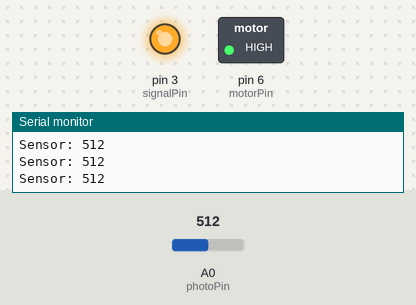
Bench run of a sketch on a simulated Arduino Uno, built with avr-gcc and run on an emulated ATmega328P. On the bench: switched loads named in the sketch (green lamp = pin HIGH), output pins drawn as LEDs (lit = HIGH), the last lines printed to the serial monitor. Inputs (shaded band) come from the test bench; at power-on: A0 (photoPin) = 512.

Above: at 1.2 s.
1.3 s: A0 (photoPin) set to 5
2.8 s: A0 (photoPin) set to 2
At 13.5 s:
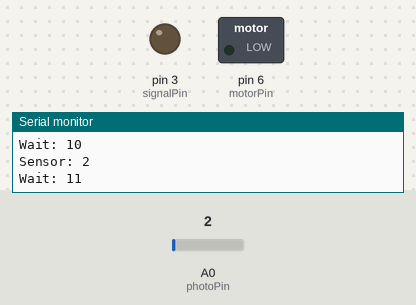
Timing chart, 0 to 14.4 s (numbered marks = the images above; inputs shaded):
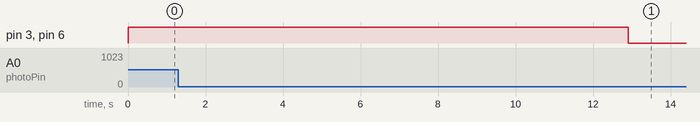

Measured:
- the behaviour switches between 4 and 3 on A0 (photoPin) (found by bisection; images 0 and 1)
- after the input at 2.8 s, pin 3 (signalPin), pin 6 (motorPin): HIGH → LOW after 10.1 s

The sketch:

TEROTORNI.ino
```cpp
int motorPin = 6;
int photoPin = A0;
int signalPin = 3;
int photoValue;
int wait = 0;

void setup()
{
  pinMode(motorPin, OUTPUT);
  pinMode(signalPin, OUTPUT);
  pinMode(photoPin, INPUT);
  digitalWrite(motorPin, LOW);
  Serial.begin(9600);
}

void loop() {
  photoValue = analogRead(photoPin);
  Serial.print("Sensor: ");
  Serial.println(photoValue);

  if (photoValue > 3) {
  	digitalWrite(motorPin, HIGH);
    digitalWrite(signalPin, HIGH);
  } else {
    wait++;
    Serial.print("Wait: ");
    Serial.println(wait);
  }

  //Change colors in the leds
  if (wait > 200) {
    digitalWrite(motorPin, LOW);
    digitalWrite(signalPin, LOW);
    wait = 0;
  }
  delay(50);
}
```
